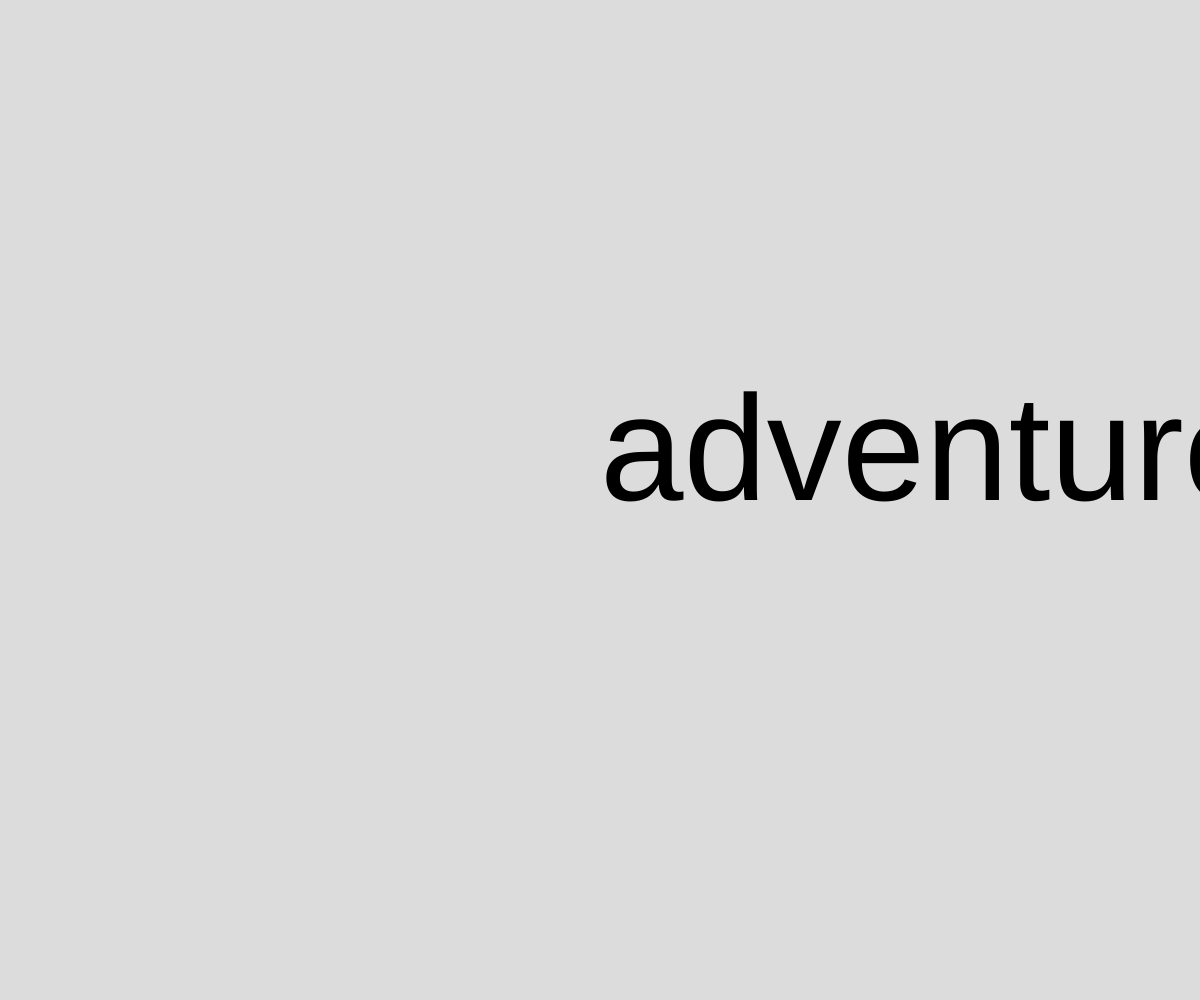
Frame 1 (no input)
Frame 60 (no input): identical to frame 1, image omitted
Frame 120 (the mouse pressed at the canvas centre since frame 60): identical to frame 1, image omitted

The p5.js sketch that drew this single still picture (run headless with seeded random() and noise() and a simulated clock; from frame 60 on, the mouse is pressed at the canvas centre):

// p5.js sketch
// ── sketch.js
// Project Title
// Your Name
// Date
//
// Extra for Experts:
// - describe what you did to take this project "above and beyond"
let startGame = 0;

function setup() {
  createCanvas(windowWidth, windowHeight);
  startGame = 1;
  return startGame;
}

function draw() {
  background(220);
  title();
}

function title(){
  if(startGame === 1){
    textSize(150);
    text("adventure of Sai", width/2, height/2);
  }
}
